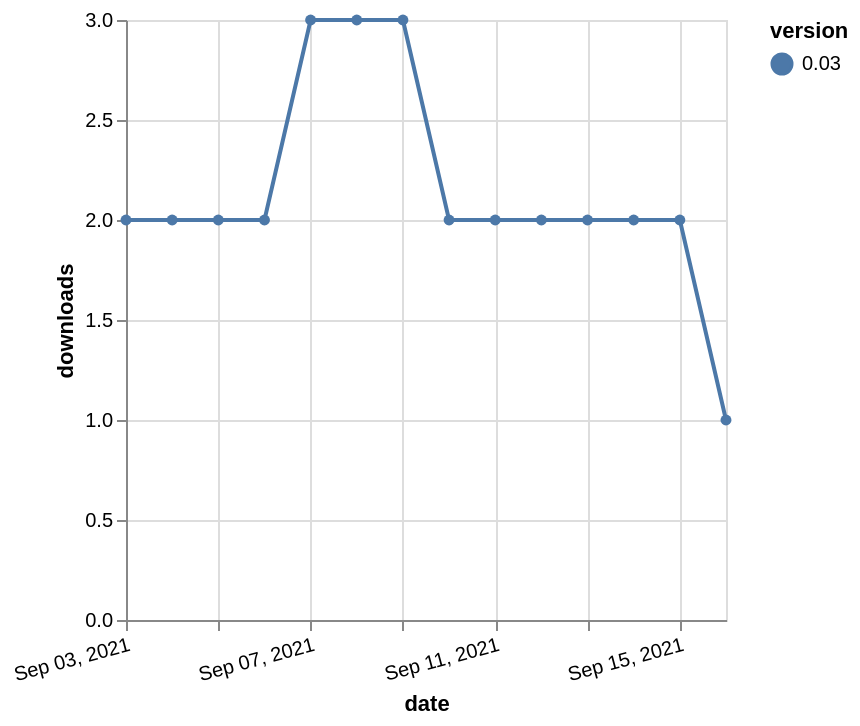

Describe this chart as a Vega-Lite specification.
### Vega-Lite specification from a JSON file in a GitHub repository (floating-point values rounded to 4 significant figures)
{"$schema": "https://vega.github.io/schema/vega-lite/v5.json", "description": "A simple bar chart with embedded data.", "data": {"values": [{"date": "2021-09-03", "total": 2129, "delta": 2, "version": "0.03"}, {"date": "2021-09-04", "total": 2131, "delta": 2, "version": "0.03"}, {"date": "2021-09-05", "total": 2133, "delta": 2, "version": "0.03"}, {"date": "2021-09-06", "total": 2135, "delta": 2, "version": "0.03"}, {"date": "2021-09-07", "total": 2138, "delta": 3, "version": "0.03"}, {"date": "2021-09-08", "total": 2141, "delta": 3, "version": "0.03"}, {"date": "2021-09-09", "total": 2144, "delta": 3, "version": "0.03"}, {"date": "2021-09-10", "total": 2146, "delta": 2, "version": "0.03"}, {"date": "2021-09-11", "total": 2148, "delta": 2, "version": "0.03"}, {"date": "2021-09-12", "total": 2150, "delta": 2, "version": "0.03"}, {"date": "2021-09-13", "total": 2152, "delta": 2, "version": "0.03"}, {"date": "2021-09-14", "total": 2154, "delta": 2, "version": "0.03"}, {"date": "2021-09-15", "total": 2156, "delta": 2, "version": "0.03"}, {"date": "2021-09-16", "total": 2157, "delta": 1, "version": "0.03"}]}, "width": "container", "mark": {"type": "line", "point": {"filled": true}}, "encoding": {"x": {"field": "date", "type": "temporal", "timeUnit": "yearmonthdate", "title": "date", "axis": {"labelAngle": -15}}, "y": {"field": "delta", "type": "quantitative", "title": "downloads"}, "color": {"field": "version", "type": "nominal"}, "tooltip": {"field": "delta"}}}
